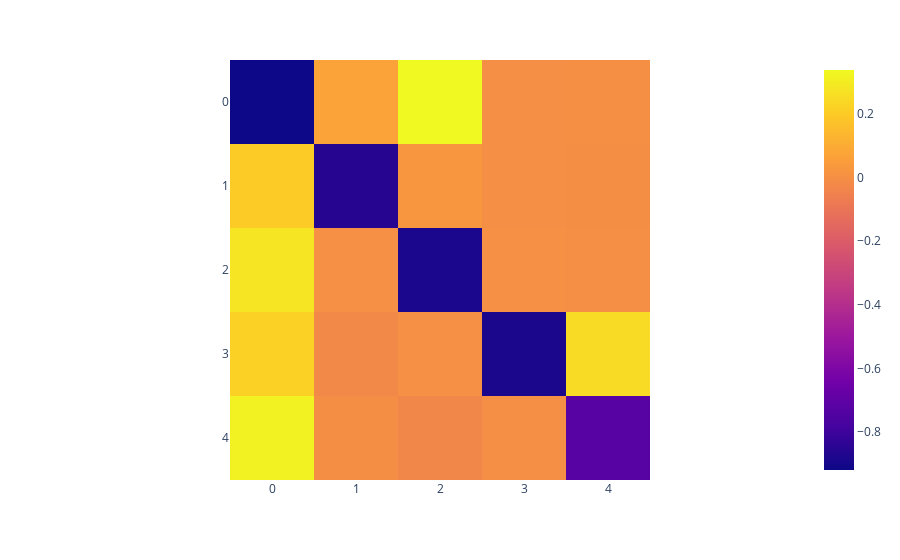

The notebook cell this image was saved under:
### Code cell
px.imshow(A_est)

### Figure 1 — Plotly figure (JSON) as saved in the notebook; plotly's stock layout.template omitted (floating-point values rounded to 4 significant figures)
{"data": [{"coloraxis": "coloraxis", "hovertemplate": "x: %{x}<br>y: %{y}<br>color: %{z}<extra></extra>", "name": "0", "type": "heatmap", "xaxis": "x", "yaxis": "y", "z": [[-0.9193, 0.06955, 0.3377, -0.0006067, 0.0008062], [0.2003, -0.8588, 0.02368, -0.0004351, -0.003983], [0.277, 0.003243, -0.8839, 0.001971, -0.0004807], [0.2197, -0.02192, 0.001964, -0.8882, 0.2471], [0.3161, -0.003202, -0.03145, -0.0002811, -0.7252]]}], "layout": {"coloraxis": {"colorscale": [[0, "#0d0887"], [0.1111, "#46039f"], [0.2222, "#7201a8"], [0.3333, "#9c179e"], [0.4444, "#bd3786"], [0.5556, "#d8576b"], [0.6667, "#ed7953"], [0.7778, "#fb9f3a"], [0.8889, "#fdca26"], [1, "#f0f921"]]}, "margin": {"t": 60}, "xaxis": {"anchor": "y", "constrain": "domain", "domain": [0, 1], "scaleanchor": "y"}, "yaxis": {"anchor": "x", "autorange": "reversed", "constrain": "domain", "domain": [0, 1]}}}
